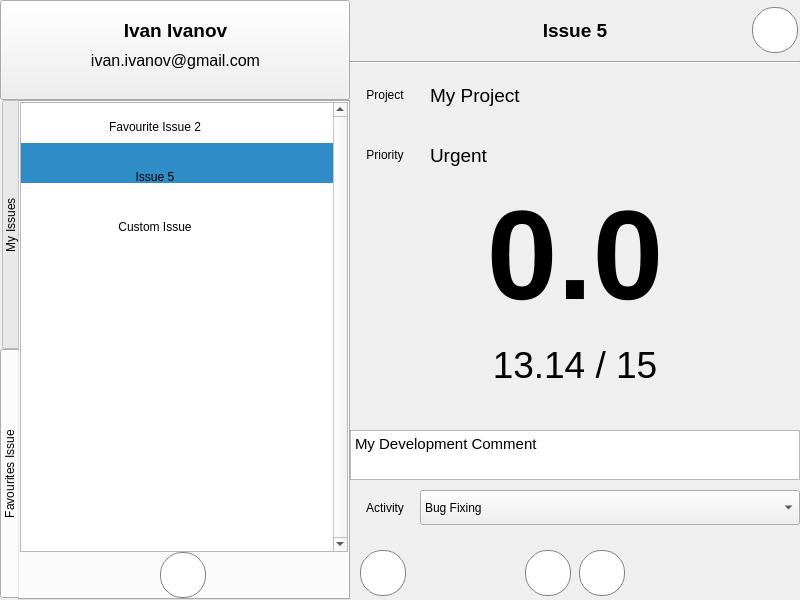
<?xml version="1.0" encoding="UTF-8"?>
<ui version="4.0">
 <class>MainWindow</class>
 <widget class="QMainWindow" name="MainWindow">
  <property name="geometry">
   <rect>
    <x>0</x>
    <y>0</y>
    <width>800</width>
    <height>600</height>
   </rect>
  </property>
  <property name="windowTitle">
   <string>Redmine Tracker</string>
  </property>
  <widget class="QWidget" name="centralwidget">
   <widget class="QPushButton" name="user">
    <property name="geometry">
     <rect>
      <x>0</x>
      <y>0</y>
      <width>350</width>
      <height>100</height>
     </rect>
    </property>
    <property name="text">
     <string/>
    </property>
   </widget>
   <widget class="QLabel" name="user_mail">
    <property name="geometry">
     <rect>
      <x>0</x>
      <y>50</y>
      <width>351</width>
      <height>21</height>
     </rect>
    </property>
    <property name="font">
     <font>
      <pointsize>12</pointsize>
     </font>
    </property>
    <property name="text">
     <string>ivan.ivanov@gmail.com</string>
    </property>
    <property name="alignment">
     <set>Qt::AlignCenter</set>
    </property>
    <property name="wordWrap">
     <bool>true</bool>
    </property>
   </widget>
   <widget class="QLabel" name="user_name">
    <property name="geometry">
     <rect>
      <x>0</x>
      <y>20</y>
      <width>351</width>
      <height>21</height>
     </rect>
    </property>
    <property name="font">
     <font>
      <pointsize>14</pointsize>
      <weight>75</weight>
      <bold>true</bold>
     </font>
    </property>
    <property name="styleSheet">
     <string notr="true">color: black;</string>
    </property>
    <property name="text">
     <string>Ivan Ivanov</string>
    </property>
    <property name="textFormat">
     <enum>Qt::AutoText</enum>
    </property>
    <property name="alignment">
     <set>Qt::AlignCenter</set>
    </property>
    <property name="wordWrap">
     <bool>true</bool>
    </property>
   </widget>
   <widget class="QTabWidget" name="issues_3">
    <property name="geometry">
     <rect>
      <x>0</x>
      <y>100</y>
      <width>350</width>
      <height>500</height>
     </rect>
    </property>
    <property name="styleSheet">
     <string notr="true">QTabBar::tab {
	height: 249px;
	width: 20px;
	color: black;
}</string>
    </property>
    <property name="tabPosition">
     <enum>QTabWidget::West</enum>
    </property>
    <property name="currentIndex">
     <number>1</number>
    </property>
    <property name="elideMode">
     <enum>Qt::ElideNone</enum>
    </property>
    <widget class="QWidget" name="my_issues">
     <attribute name="title">
      <string>My Issues</string>
     </attribute>
     <widget class="QListWidget" name="issues">
      <property name="geometry">
       <rect>
        <x>0</x>
        <y>0</y>
        <width>328</width>
        <height>500</height>
       </rect>
      </property>
      <property name="verticalScrollBarPolicy">
       <enum>Qt::ScrollBarAlwaysOn</enum>
      </property>
      <property name="horizontalScrollBarPolicy">
       <enum>Qt::ScrollBarAlwaysOff</enum>
      </property>
      <property name="dragEnabled">
       <bool>false</bool>
      </property>
      <property name="currentRow">
       <number>4</number>
      </property>
      <item>
       <property name="text">
        <string/>
       </property>
       <property name="font">
        <font>
         <pointsize>26</pointsize>
        </font>
       </property>
       <property name="flags">
        <set>ItemIsSelectable|ItemIsUserCheckable|ItemIsEnabled</set>
       </property>
      </item>
      <item>
       <property name="text">
        <string/>
       </property>
       <property name="font">
        <font>
         <pointsize>26</pointsize>
        </font>
       </property>
      </item>
      <item>
       <property name="text">
        <string/>
       </property>
       <property name="font">
        <font>
         <pointsize>26</pointsize>
        </font>
       </property>
      </item>
      <item>
       <property name="text">
        <string/>
       </property>
       <property name="font">
        <font>
         <pointsize>26</pointsize>
        </font>
       </property>
      </item>
      <item>
       <property name="text">
        <string/>
       </property>
       <property name="font">
        <font>
         <pointsize>26</pointsize>
        </font>
       </property>
      </item>
     </widget>
     <widget class="QPushButton" name="issue5_button">
      <property name="geometry">
       <rect>
        <x>280</x>
        <y>212</y>
        <width>25</width>
        <height>25</height>
       </rect>
      </property>
      <property name="styleSheet">
       <string notr="true">border: none;</string>
      </property>
      <property name="text">
       <string/>
      </property>
      <property name="icon">
       <iconset resource="resources.qrc">
        <normaloff>:/favourite/not_favourite.png</normaloff>
        <normalon>:/favourite/favourite.png</normalon>:/favourite/not_favourite.png</iconset>
      </property>
      <property name="checkable">
       <bool>true</bool>
      </property>
      <property name="checked">
       <bool>true</bool>
      </property>
     </widget>
     <widget class="QPushButton" name="issue1_button">
      <property name="geometry">
       <rect>
        <x>280</x>
        <y>12</y>
        <width>25</width>
        <height>25</height>
       </rect>
      </property>
      <property name="styleSheet">
       <string notr="true">border: none;</string>
      </property>
      <property name="text">
       <string/>
      </property>
      <property name="icon">
       <iconset resource="resources.qrc">
        <normaloff>:/favourite/not_favourite.png</normaloff>
        <normalon>:/favourite/favourite.png</normalon>:/favourite/not_favourite.png</iconset>
      </property>
      <property name="checkable">
       <bool>true</bool>
      </property>
      <property name="checked">
       <bool>false</bool>
      </property>
     </widget>
     <widget class="QLabel" name="issue5_label">
      <property name="geometry">
       <rect>
        <x>0</x>
        <y>200</y>
        <width>270</width>
        <height>50</height>
       </rect>
      </property>
      <property name="styleSheet">
       <string notr="true">color: black</string>
      </property>
      <property name="text">
       <string>Issue 5</string>
      </property>
      <property name="alignment">
       <set>Qt::AlignCenter</set>
      </property>
      <property name="wordWrap">
       <bool>true</bool>
      </property>
     </widget>
     <widget class="QLabel" name="issue3_label">
      <property name="geometry">
       <rect>
        <x>0</x>
        <y>100</y>
        <width>270</width>
        <height>50</height>
       </rect>
      </property>
      <property name="styleSheet">
       <string notr="true">color: black</string>
      </property>
      <property name="text">
       <string>Issue 3</string>
      </property>
      <property name="alignment">
       <set>Qt::AlignCenter</set>
      </property>
      <property name="wordWrap">
       <bool>true</bool>
      </property>
     </widget>
     <widget class="QPushButton" name="issue2_button">
      <property name="geometry">
       <rect>
        <x>280</x>
        <y>62</y>
        <width>27</width>
        <height>29</height>
       </rect>
      </property>
      <property name="styleSheet">
       <string notr="true">border: none;</string>
      </property>
      <property name="text">
       <string/>
      </property>
      <property name="icon">
       <iconset resource="resources.qrc">
        <normaloff>:/favourite/not_favourite.png</normaloff>
        <normalon>:/favourite/favourite.png</normalon>:/favourite/not_favourite.png</iconset>
      </property>
      <property name="checkable">
       <bool>true</bool>
      </property>
      <property name="checked">
       <bool>true</bool>
      </property>
     </widget>
     <widget class="QLabel" name="issue2_label">
      <property name="geometry">
       <rect>
        <x>0</x>
        <y>50</y>
        <width>270</width>
        <height>50</height>
       </rect>
      </property>
      <property name="styleSheet">
       <string notr="true">color: black</string>
      </property>
      <property name="text">
       <string>Favourite Issue 2</string>
      </property>
      <property name="alignment">
       <set>Qt::AlignCenter</set>
      </property>
      <property name="wordWrap">
       <bool>true</bool>
      </property>
     </widget>
     <widget class="QLabel" name="issue4_label">
      <property name="geometry">
       <rect>
        <x>0</x>
        <y>150</y>
        <width>270</width>
        <height>50</height>
       </rect>
      </property>
      <property name="styleSheet">
       <string notr="true">color: black</string>
      </property>
      <property name="text">
       <string>Issue 4</string>
      </property>
      <property name="alignment">
       <set>Qt::AlignCenter</set>
      </property>
      <property name="wordWrap">
       <bool>true</bool>
      </property>
     </widget>
     <widget class="QPushButton" name="issue4_button">
      <property name="geometry">
       <rect>
        <x>280</x>
        <y>162</y>
        <width>25</width>
        <height>25</height>
       </rect>
      </property>
      <property name="styleSheet">
       <string notr="true">border: none;</string>
      </property>
      <property name="text">
       <string/>
      </property>
      <property name="icon">
       <iconset resource="resources.qrc">
        <normaloff>:/favourite/not_favourite.png</normaloff>
        <normalon>:/favourite/favourite.png</normalon>:/favourite/not_favourite.png</iconset>
      </property>
      <property name="checkable">
       <bool>true</bool>
      </property>
      <property name="checked">
       <bool>false</bool>
      </property>
     </widget>
     <widget class="QLabel" name="issue1_label">
      <property name="geometry">
       <rect>
        <x>0</x>
        <y>0</y>
        <width>270</width>
        <height>50</height>
       </rect>
      </property>
      <property name="styleSheet">
       <string notr="true">color: black</string>
      </property>
      <property name="text">
       <string>Issue 1</string>
      </property>
      <property name="alignment">
       <set>Qt::AlignCenter</set>
      </property>
      <property name="wordWrap">
       <bool>true</bool>
      </property>
     </widget>
     <widget class="QPushButton" name="issue3_button">
      <property name="geometry">
       <rect>
        <x>280</x>
        <y>112</y>
        <width>25</width>
        <height>25</height>
       </rect>
      </property>
      <property name="styleSheet">
       <string notr="true">border: none;</string>
      </property>
      <property name="text">
       <string/>
      </property>
      <property name="icon">
       <iconset resource="resources.qrc">
        <normaloff>:/favourite/not_favourite.png</normaloff>
        <normalon>:/favourite/favourite.png</normalon>:/favourite/not_favourite.png</iconset>
      </property>
      <property name="checkable">
       <bool>true</bool>
      </property>
      <property name="checked">
       <bool>false</bool>
      </property>
     </widget>
    </widget>
    <widget class="QWidget" name="favourite_issues">
     <property name="styleSheet">
      <string notr="true"/>
     </property>
     <attribute name="title">
      <string>Favourites Issue</string>
     </attribute>
     <widget class="QListWidget" name="issues_2">
      <property name="geometry">
       <rect>
        <x>0</x>
        <y>0</y>
        <width>328</width>
        <height>450</height>
       </rect>
      </property>
      <property name="verticalScrollBarPolicy">
       <enum>Qt::ScrollBarAlwaysOn</enum>
      </property>
      <property name="dragEnabled">
       <bool>false</bool>
      </property>
      <property name="currentRow">
       <number>1</number>
      </property>
      <item>
       <property name="text">
        <string/>
       </property>
       <property name="font">
        <font>
         <pointsize>26</pointsize>
        </font>
       </property>
      </item>
      <item>
       <property name="text">
        <string/>
       </property>
       <property name="font">
        <font>
         <pointsize>26</pointsize>
        </font>
       </property>
      </item>
      <item>
       <property name="text">
        <string/>
       </property>
       <property name="font">
        <font>
         <pointsize>26</pointsize>
        </font>
       </property>
      </item>
     </widget>
     <widget class="QPushButton" name="issue2_button_2">
      <property name="geometry">
       <rect>
        <x>280</x>
        <y>12</y>
        <width>27</width>
        <height>29</height>
       </rect>
      </property>
      <property name="styleSheet">
       <string notr="true">border: none;</string>
      </property>
      <property name="text">
       <string/>
      </property>
      <property name="icon">
       <iconset resource="resources.qrc">
        <normaloff>:/favourite/favourite.png</normaloff>:/favourite/favourite.png</iconset>
      </property>
      <property name="checkable">
       <bool>true</bool>
      </property>
      <property name="checked">
       <bool>true</bool>
      </property>
     </widget>
     <widget class="QPushButton" name="issue5_button_2">
      <property name="geometry">
       <rect>
        <x>280</x>
        <y>62</y>
        <width>25</width>
        <height>25</height>
       </rect>
      </property>
      <property name="styleSheet">
       <string notr="true">border: none;</string>
      </property>
      <property name="text">
       <string/>
      </property>
      <property name="icon">
       <iconset resource="resources.qrc">
        <normaloff>:/favourite/favourite.png</normaloff>:/favourite/favourite.png</iconset>
      </property>
      <property name="checkable">
       <bool>true</bool>
      </property>
      <property name="checked">
       <bool>true</bool>
      </property>
     </widget>
     <widget class="QLabel" name="issue2_label_2">
      <property name="geometry">
       <rect>
        <x>0</x>
        <y>0</y>
        <width>270</width>
        <height>50</height>
       </rect>
      </property>
      <property name="styleSheet">
       <string notr="true">color: black</string>
      </property>
      <property name="text">
       <string>Favourite Issue 2</string>
      </property>
      <property name="alignment">
       <set>Qt::AlignCenter</set>
      </property>
      <property name="wordWrap">
       <bool>true</bool>
      </property>
     </widget>
     <widget class="QLabel" name="issue5_label_2">
      <property name="geometry">
       <rect>
        <x>0</x>
        <y>50</y>
        <width>270</width>
        <height>50</height>
       </rect>
      </property>
      <property name="styleSheet">
       <string notr="true">color: black</string>
      </property>
      <property name="text">
       <string>Issue 5</string>
      </property>
      <property name="alignment">
       <set>Qt::AlignCenter</set>
      </property>
      <property name="wordWrap">
       <bool>true</bool>
      </property>
     </widget>
     <widget class="QPushButton" name="add_issue">
      <property name="geometry">
       <rect>
        <x>140</x>
        <y>450</y>
        <width>46</width>
        <height>46</height>
       </rect>
      </property>
      <property name="styleSheet">
       <string notr="true">background-color: white;
border-style: solid;
border-width: 1px;
border-radius: 22px;
border-color: gray;
max-width: 44px;
max-height: 44px;
min-width: 44px;
min-height: 44px;</string>
      </property>
      <property name="text">
       <string/>
      </property>
      <property name="icon">
       <iconset resource="resources.qrc">
        <normaloff>:/content/add.png</normaloff>:/content/add.png</iconset>
      </property>
      <property name="iconSize">
       <size>
        <width>24</width>
        <height>24</height>
       </size>
      </property>
      <property name="autoRepeatInterval">
       <number>100</number>
      </property>
      <property name="default">
       <bool>false</bool>
      </property>
      <property name="flat">
       <bool>false</bool>
      </property>
     </widget>
     <widget class="QLabel" name="issue5_label_3">
      <property name="geometry">
       <rect>
        <x>0</x>
        <y>100</y>
        <width>270</width>
        <height>50</height>
       </rect>
      </property>
      <property name="styleSheet">
       <string notr="true">color: black</string>
      </property>
      <property name="text">
       <string>Custom Issue</string>
      </property>
      <property name="alignment">
       <set>Qt::AlignCenter</set>
      </property>
      <property name="wordWrap">
       <bool>true</bool>
      </property>
     </widget>
     <widget class="QPushButton" name="issue5_button_3">
      <property name="geometry">
       <rect>
        <x>280</x>
        <y>112</y>
        <width>25</width>
        <height>25</height>
       </rect>
      </property>
      <property name="styleSheet">
       <string notr="true">border: none;</string>
      </property>
      <property name="text">
       <string/>
      </property>
      <property name="icon">
       <iconset resource="resources.qrc">
        <normaloff>:/favourite/favourite.png</normaloff>:/favourite/favourite.png</iconset>
      </property>
      <property name="checkable">
       <bool>true</bool>
      </property>
      <property name="checked">
       <bool>true</bool>
      </property>
     </widget>
    </widget>
   </widget>
   <widget class="QLabel" name="header_title">
    <property name="geometry">
     <rect>
      <x>400</x>
      <y>0</y>
      <width>350</width>
      <height>60</height>
     </rect>
    </property>
    <property name="font">
     <font>
      <pointsize>14</pointsize>
      <weight>75</weight>
      <bold>true</bold>
     </font>
    </property>
    <property name="cursor">
     <cursorShape>OpenHandCursor</cursorShape>
    </property>
    <property name="styleSheet">
     <string notr="true">color: black;</string>
    </property>
    <property name="text">
     <string>Issue 5</string>
    </property>
    <property name="alignment">
     <set>Qt::AlignCenter</set>
    </property>
    <property name="wordWrap">
     <bool>true</bool>
    </property>
   </widget>
   <widget class="Line" name="header_border">
    <property name="geometry">
     <rect>
      <x>350</x>
      <y>60</y>
      <width>450</width>
      <height>5</height>
     </rect>
    </property>
    <property name="orientation">
     <enum>Qt::Horizontal</enum>
    </property>
   </widget>
   <widget class="QPushButton" name="refresh_button">
    <property name="geometry">
     <rect>
      <x>752</x>
      <y>7</y>
      <width>46</width>
      <height>46</height>
     </rect>
    </property>
    <property name="styleSheet">
     <string notr="true">background-color: white;
border-style: solid;
border-width: 1px;
border-radius: 22px;
border-color: gray;
max-width: 44px;
max-height: 44px;
min-width: 44px;
min-height: 44px;</string>
    </property>
    <property name="text">
     <string/>
    </property>
    <property name="icon">
     <iconset resource="resources.qrc">
      <normaloff>:/content/refresh.png</normaloff>:/content/refresh.png</iconset>
    </property>
    <property name="iconSize">
     <size>
      <width>24</width>
      <height>24</height>
     </size>
    </property>
    <property name="autoRepeatInterval">
     <number>100</number>
    </property>
    <property name="default">
     <bool>false</bool>
    </property>
    <property name="flat">
     <bool>false</bool>
    </property>
   </widget>
   <widget class="QLabel" name="project">
    <property name="geometry">
     <rect>
      <x>430</x>
      <y>70</y>
      <width>370</width>
      <height>50</height>
     </rect>
    </property>
    <property name="font">
     <font>
      <pointsize>14</pointsize>
      <weight>50</weight>
      <bold>false</bold>
     </font>
    </property>
    <property name="cursor">
     <cursorShape>OpenHandCursor</cursorShape>
    </property>
    <property name="styleSheet">
     <string notr="true">color: black;</string>
    </property>
    <property name="text">
     <string>My Project</string>
    </property>
    <property name="alignment">
     <set>Qt::AlignLeading|Qt::AlignLeft|Qt::AlignVCenter</set>
    </property>
    <property name="wordWrap">
     <bool>true</bool>
    </property>
   </widget>
   <widget class="QLabel" name="time_from_start">
    <property name="geometry">
     <rect>
      <x>350</x>
      <y>180</y>
      <width>450</width>
      <height>150</height>
     </rect>
    </property>
    <property name="font">
     <font>
      <family>Ubuntu</family>
      <pointsize>95</pointsize>
      <weight>75</weight>
      <bold>true</bold>
     </font>
    </property>
    <property name="styleSheet">
     <string notr="true"/>
    </property>
    <property name="text">
     <string>0.0</string>
    </property>
    <property name="textFormat">
     <enum>Qt::AutoText</enum>
    </property>
    <property name="alignment">
     <set>Qt::AlignCenter</set>
    </property>
   </widget>
   <widget class="QLabel" name="spent_on">
    <property name="geometry">
     <rect>
      <x>350</x>
      <y>330</y>
      <width>450</width>
      <height>70</height>
     </rect>
    </property>
    <property name="font">
     <font>
      <family>Ubuntu</family>
      <pointsize>28</pointsize>
      <weight>50</weight>
      <italic>false</italic>
      <bold>false</bold>
     </font>
    </property>
    <property name="styleSheet">
     <string notr="true"/>
    </property>
    <property name="text">
     <string>13.14 / 15</string>
    </property>
    <property name="textFormat">
     <enum>Qt::AutoText</enum>
    </property>
    <property name="alignment">
     <set>Qt::AlignCenter</set>
    </property>
   </widget>
   <widget class="QLabel" name="priority">
    <property name="geometry">
     <rect>
      <x>430</x>
      <y>130</y>
      <width>370</width>
      <height>50</height>
     </rect>
    </property>
    <property name="font">
     <font>
      <pointsize>14</pointsize>
      <weight>50</weight>
      <bold>false</bold>
     </font>
    </property>
    <property name="styleSheet">
     <string notr="true">color: black;</string>
    </property>
    <property name="text">
     <string>Urgent</string>
    </property>
    <property name="alignment">
     <set>Qt::AlignLeading|Qt::AlignLeft|Qt::AlignVCenter</set>
    </property>
   </widget>
   <widget class="QComboBox" name="activity">
    <property name="enabled">
     <bool>true</bool>
    </property>
    <property name="geometry">
     <rect>
      <x>420</x>
      <y>490</y>
      <width>380</width>
      <height>35</height>
     </rect>
    </property>
    <item>
     <property name="text">
      <string>Bug Fixing</string>
     </property>
    </item>
    <item>
     <property name="text">
      <string>Code Review</string>
     </property>
    </item>
    <item>
     <property name="text">
      <string>Communications</string>
     </property>
    </item>
    <item>
     <property name="text">
      <string>Design (UX/UI)</string>
     </property>
    </item>
    <item>
     <property name="text">
      <string>Development</string>
     </property>
    </item>
    <item>
     <property name="text">
      <string>DevOps</string>
     </property>
    </item>
    <item>
     <property name="text">
      <string>Other</string>
     </property>
    </item>
   </widget>
   <widget class="QTextEdit" name="comment">
    <property name="enabled">
     <bool>true</bool>
    </property>
    <property name="geometry">
     <rect>
      <x>350</x>
      <y>430</y>
      <width>450</width>
      <height>50</height>
     </rect>
    </property>
    <property name="html">
     <string>&lt;!DOCTYPE HTML PUBLIC &quot;-//W3C//DTD HTML 4.0//EN&quot; &quot;http://www.w3.org/TR/REC-html40/strict.dtd&quot;&gt;
&lt;html&gt;&lt;head&gt;&lt;meta name=&quot;qrichtext&quot; content=&quot;1&quot; /&gt;&lt;style type=&quot;text/css&quot;&gt;
p, li { white-space: pre-wrap; }
&lt;/style&gt;&lt;/head&gt;&lt;body style=&quot; font-family:'Cantarell'; font-size:11pt; font-weight:400; font-style:normal;&quot;&gt;
&lt;p style=&quot; margin-top:0px; margin-bottom:0px; margin-left:0px; margin-right:0px; -qt-block-indent:0; text-indent:0px;&quot;&gt;My Development Comment&lt;/p&gt;&lt;/body&gt;&lt;/html&gt;</string>
    </property>
   </widget>
   <widget class="QLabel" name="activity_label">
    <property name="geometry">
     <rect>
      <x>350</x>
      <y>490</y>
      <width>70</width>
      <height>35</height>
     </rect>
    </property>
    <property name="styleSheet">
     <string notr="true">color: black;</string>
    </property>
    <property name="text">
     <string>Activity</string>
    </property>
    <property name="alignment">
     <set>Qt::AlignCenter</set>
    </property>
   </widget>
   <widget class="QPushButton" name="play_pause">
    <property name="geometry">
     <rect>
      <x>525</x>
      <y>550</y>
      <width>46</width>
      <height>46</height>
     </rect>
    </property>
    <property name="styleSheet">
     <string notr="true">background-color: white;
border-style: solid;
border-width: 1px;
border-radius: 22px;
border-color: gray;
max-width: 44px;
max-height: 44px;
min-width: 44px;
min-height: 44px;</string>
    </property>
    <property name="text">
     <string/>
    </property>
    <property name="icon">
     <iconset resource="resources.qrc">
      <normaloff>:/timer_control/play.png</normaloff>
      <normalon>:/timer_control/pause.png</normalon>:/timer_control/play.png</iconset>
    </property>
    <property name="iconSize">
     <size>
      <width>24</width>
      <height>24</height>
     </size>
    </property>
    <property name="checkable">
     <bool>true</bool>
    </property>
    <property name="checked">
     <bool>false</bool>
    </property>
    <property name="autoRepeatInterval">
     <number>100</number>
    </property>
    <property name="default">
     <bool>false</bool>
    </property>
    <property name="flat">
     <bool>false</bool>
    </property>
   </widget>
   <widget class="QPushButton" name="stop">
    <property name="geometry">
     <rect>
      <x>579</x>
      <y>550</y>
      <width>46</width>
      <height>46</height>
     </rect>
    </property>
    <property name="styleSheet">
     <string notr="true">background-color: white;
border-style: solid;
border-width: 1px;
border-radius: 22px;
border-color: gray;
max-width: 44px;
max-height: 44px;
min-width: 44px;
min-height: 44px;</string>
    </property>
    <property name="text">
     <string/>
    </property>
    <property name="icon">
     <iconset resource="resources.qrc">
      <normaloff>:/timer_control/stop.png</normaloff>:/timer_control/stop.png</iconset>
    </property>
    <property name="iconSize">
     <size>
      <width>24</width>
      <height>24</height>
     </size>
    </property>
    <property name="autoRepeatInterval">
     <number>100</number>
    </property>
    <property name="default">
     <bool>false</bool>
    </property>
    <property name="flat">
     <bool>false</bool>
    </property>
   </widget>
   <widget class="QLabel" name="priority_label">
    <property name="geometry">
     <rect>
      <x>350</x>
      <y>130</y>
      <width>70</width>
      <height>50</height>
     </rect>
    </property>
    <property name="styleSheet">
     <string notr="true">color: black;</string>
    </property>
    <property name="text">
     <string>Priority</string>
    </property>
    <property name="alignment">
     <set>Qt::AlignCenter</set>
    </property>
   </widget>
   <widget class="QLabel" name="project_label">
    <property name="geometry">
     <rect>
      <x>350</x>
      <y>70</y>
      <width>70</width>
      <height>50</height>
     </rect>
    </property>
    <property name="styleSheet">
     <string notr="true">color: black;</string>
    </property>
    <property name="text">
     <string>Project</string>
    </property>
    <property name="alignment">
     <set>Qt::AlignCenter</set>
    </property>
   </widget>
   <widget class="QPushButton" name="issue_star_button">
    <property name="geometry">
     <rect>
      <x>350</x>
      <y>0</y>
      <width>50</width>
      <height>60</height>
     </rect>
    </property>
    <property name="styleSheet">
     <string notr="true">border: none;</string>
    </property>
    <property name="text">
     <string/>
    </property>
    <property name="icon">
     <iconset resource="resources.qrc">
      <normaloff>:/favourite/not_favourite.png</normaloff>
      <normalon>:/favourite/favourite.png</normalon>:/favourite/not_favourite.png</iconset>
    </property>
    <property name="checkable">
     <bool>true</bool>
    </property>
    <property name="checked">
     <bool>true</bool>
    </property>
   </widget>
   <widget class="QPushButton" name="browse">
    <property name="geometry">
     <rect>
      <x>360</x>
      <y>550</y>
      <width>46</width>
      <height>46</height>
     </rect>
    </property>
    <property name="styleSheet">
     <string notr="true">background-color: white;
border-style: solid;
border-width: 1px;
border-radius: 22px;
border-color: gray;
max-width: 44px;
max-height: 44px;
min-width: 44px;
min-height: 44px;</string>
    </property>
    <property name="text">
     <string/>
    </property>
    <property name="icon">
     <iconset resource="resources.qrc">
      <normaloff>:/content/browse.png</normaloff>:/content/browse.png</iconset>
    </property>
    <property name="iconSize">
     <size>
      <width>24</width>
      <height>24</height>
     </size>
    </property>
    <property name="checkable">
     <bool>false</bool>
    </property>
    <property name="checked">
     <bool>false</bool>
    </property>
    <property name="autoRepeatInterval">
     <number>100</number>
    </property>
    <property name="default">
     <bool>false</bool>
    </property>
    <property name="flat">
     <bool>false</bool>
    </property>
   </widget>
  </widget>
 </widget>
 <resources>
  <include location="resources.qrc"/>
 </resources>
 <connections/>
</ui>
